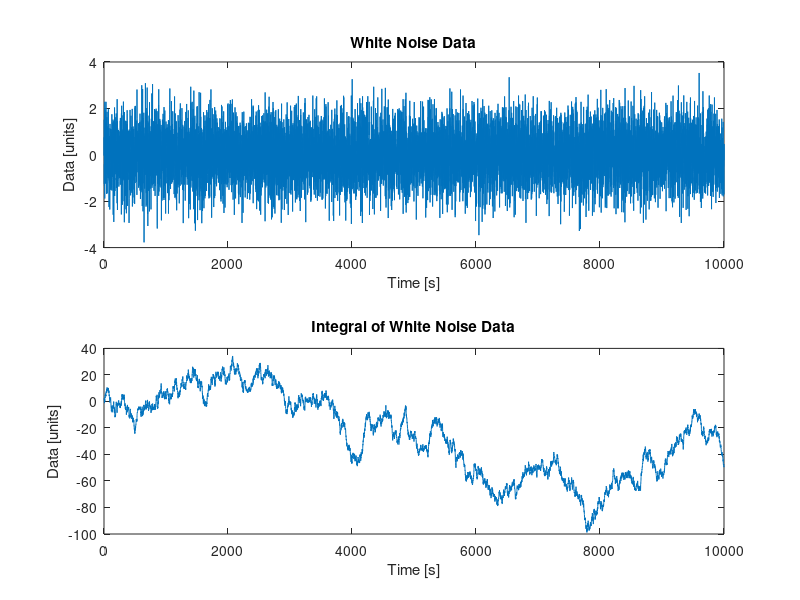

Source code (MATLAB): (Note: this script raises an error after producing the figure.)
% Homework 6 
% SIOC 221A
% By Charlotte Bellerjeau 11/8/22

%% Compute 2 spectra

%generate random data
W = randn(10000,1);   %white gaussian noise
dt = 1; %sampling rate [1 second]
R = cumsum(W)*dt;   %integral of white noise
N = length(W);   %length of record
time = 1:dt:N;    %time vector [seconds]

%plot random data
figure()
subplot(2,1,1)
plot(time,W)
title('White Noise Data')
xlabel('Time [s]')
ylabel('Data [units]')
subplot(2,1,2)
plot(time,R)
title('Integral of White Noise Data')
xlabel('Time [s]')
ylabel('Data [units]')

%compute and plot spectra with 50% overlap and no windowing
chunk=500;  %chunk length
detrend = 1;
Hanning = 0;
cosine = 0;
[Wf,Wspec,WParseval] = spectrumCB(time,W,chunk,detrend,Hanning,cosine);
[Rf,Rspec,RParseval] = spectrumCB(time,R,chunk,detrend,Hanning,cosine);
figure()
subplot(2,1,1)
loglog(Wf,Wspec)
title('White Noise Spectrum')
xlabel('Frequency [cps]')
ylabel('\Phi_v (m/s)^2/cps')
subplot(2,1,2)
loglog(Rf,Rspec)
title('Spectrum of Integral of White Noise')
xlabel('Frequency [cps]')
ylabel('\Phi_v (m/s)^2/cps')

%% Analytical Spectra
%overplot the expected analytical spectrum on the white noise spectrum
Wvar= mean(W.^2);  %variance
fn = 1/2/dt;  % Nyquist frequency
Wlevel = Wvar./fn;
Waspec = Wlevel.*ones(length(Wspec),1);
Raspec = Waspec./(2*pi*1i.*Rf);

figure()
subplot(2,1,1)
loglog(Wf,Wspec)
hold on
plot(Wf,Waspec)
title('White Noise Spectrum')
xlabel('Frequency [cps]')
ylabel('\Phi_v (m/s)^2/cps')
legend('Spectrum','Analytical Spectrum')
subplot(2,1,2)
loglog(Rf,Rspec)
hold on
plot(Rf,abs(Raspec))
title('Spectrum of Integral of White Noise')
xlabel('Frequency [cps]')
ylabel('\Phi_v (m/s)^2/cps')

%% Error Bars
%uncertainty with no windowing
nu=2*38;
err_high = nu/chi2inv(.05/2,nu);
err_low =  nu/chi2inv(1-.05/2,nu);

figure()
subplot(2,1,1)
loglog(Wf,Wspec)
hold on
plot(Wf,Waspec)
loglog([2e-2 2e-2],[err_low err_high].*1.9827,'-*')
legend('Spectrum','Analytical Spectrum','Error Bars')
title('White Noise Spectrum')
xlabel('Frequency [cps]')
ylabel('\Phi_v (m/s)^2/cps')
subplot(2,1,2)
loglog(Rf,Rspec)
hold on
plot(Rf,abs(Raspec))
loglog([2e-2 2e-2],[err_low err_high].*1.9827,'-*')
title('Spectrum of Integral of White Noise')
xlabel('Frequency [cps]')
ylabel('\Phi_v (m/s)^2/cps')


%% Use Monte Carlo simulation to verify the χ^2 error bars
Hanning = 0;
cosine = 0;
[err_lowMC,err_highMC] = MonteCarlo_errbars(Hanning,cosine);

MCrat = mean(err_lowMC)/mean(err_highMC);
chi2rat = err_low/err_high;
disp(strcat(['The ratio of the Monte Carlo error bars is: ',num2str(MCrat)]))
disp(strcat(['The ratio of the Chi^2 error bars was: ',num2str(chi2rat)]))

figure()
loglog(Wf,Wspec)
hold on
plot(Wf,Waspec)
loglog([2e-2 2e-2],[err_low err_high].*1.9827,'-*')
plot(Wf,err_lowMC,'--','Color',[0.5 0.5 0.5])
plot(Wf,err_highMC,'--','Color',[0.5 0.5 0.5])
legend('Spectrum','Analytical Spectrum','Error Bars','Monte Carlo Error Bars','-')
title('White Noise Spectrum')
xlabel('Frequency [cps]')
ylabel('\Phi_v (m/s)^2/cps')



%% Monte Carlo process for a Hanning window
Hanning = 1;
cosine = 0;
[err_lowMC,err_highMC] = MonteCarlo_errbars(Hanning,cosine);

MCrat = mean(err_lowMC)/mean(err_highMC);
chi2rat = err_low/err_high;
disp(strcat(['The ratio of the Monte Carlo error bars is: ',num2str(MCrat)]))
disp(strcat(['The ratio of the Chi^2 error bars was: ',num2str(chi2rat)]))

figure()
loglog(Wf,Wspec)
hold on
plot(Wf,Waspec)
loglog([2e-2 2e-2],[err_low err_high].*1.9827,'-*')
plot(Wf,err_lowMC,'--','Color',[0.5 0.5 0.5])
plot(Wf,err_highMC,'--','Color',[0.5 0.5 0.5])
legend('Spectrum','Analytical Spectrum','Error Bars','Monte Carlo Error Bars','-')
title('White Noise Spectrum - Hanning Windowed')
xlabel('Frequency [cps]')
ylabel('\Phi_v (m/s)^2/cps')

%% Monte Carlo process for a Cosine window. 
Hanning = 0;
cosine = 1;
[err_lowMC,err_highMC] = MonteCarlo_errbars(Hanning,cosine);

MCrat = mean(err_lowMC)/mean(err_highMC);
chi2rat = err_low/err_high;
disp(strcat(['The ratio of the Monte Carlo error bars is: ',num2str(MCrat)]))
disp(strcat(['The ratio of the Chi^2 error bars was: ',num2str(chi2rat)]))

figure()
loglog(Wf,Wspec)
hold on
plot(Wf,Waspec)
loglog([2e-2 2e-2],[err_low err_high].*1.9827,'-*')
plot(Wf,err_lowMC,'--','Color',[0.5 0.5 0.5])
plot(Wf,err_highMC,'--','Color',[0.5 0.5 0.5])
legend('Spectrum','Analytical Spectrum','Error Bars','Monte Carlo Error Bars','-')
title('White Noise Spectrum - Cosine Windowed')
xlabel('Frequency [cps]')
ylabel('\Phi_v (m/s)^2/cps')
